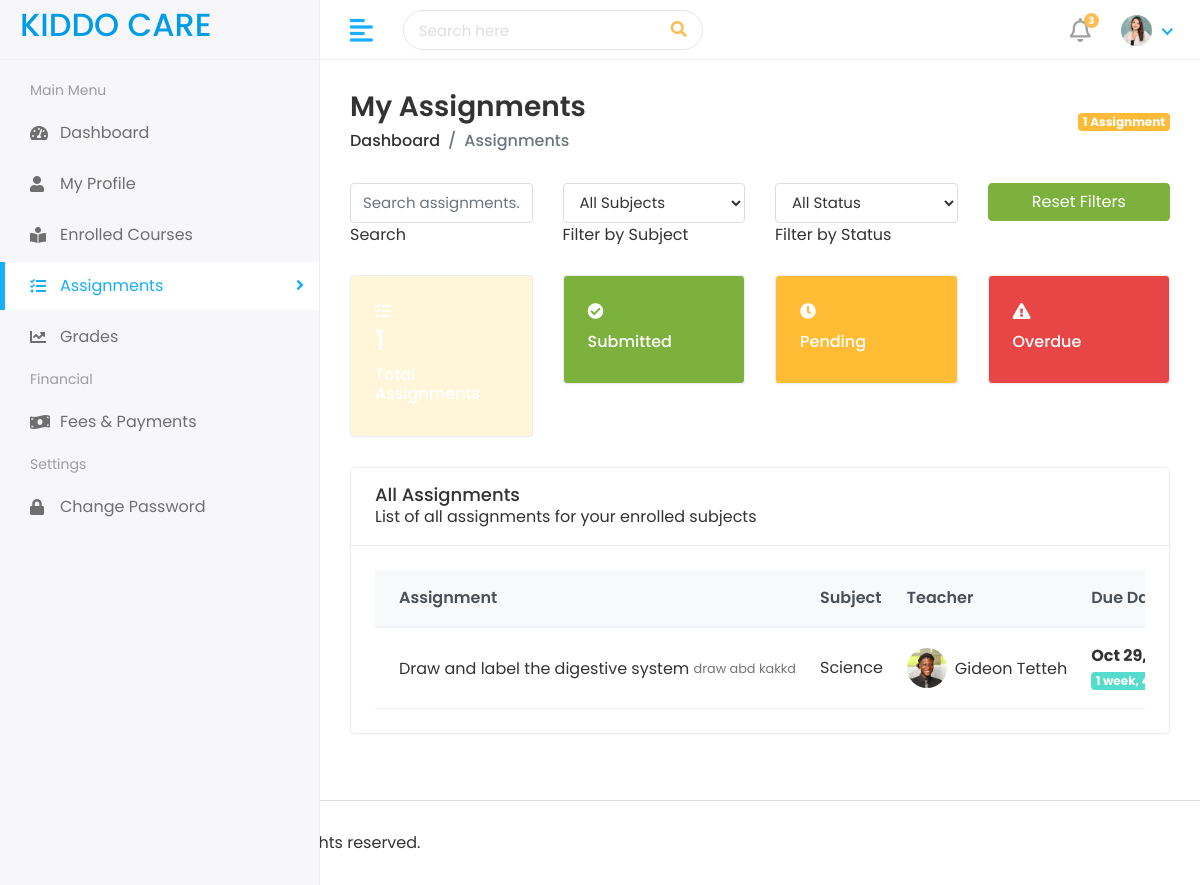
/student/assignments (signed in), run on the app's committed database.
### account/models.py (models this page shows, shortened)
class Assignment(models.Model):
    STATUS_CHOICES = [
        ("draft", "Draft"),
        ("published", "Published"),
        ("closed", "Closed"),
    ]
    id = models.UUIDField(primary_key=True, default=uuid.uuid4, editable=False)
    subject = models.ForeignKey(Subject, on_delete=models.CASCADE, related_name="assignments")
    teacher = models.ForeignKey(Teacher, on_delete=models.CASCADE, related_name="assignments")
    student_class = models.CharField(
        max_length=50,
        choices=Student.CLASS_CHOICES,
        help_text="Select the class this assignment is for"
    )
    title = models.CharField(max_length=255)
    description = models.TextField()
    instructions = models.TextField(blank=True)
    attachment = models.FileField(upload_to="assignments/", blank=True, null=True)
    due_date = models.DateField()
    total_marks = models.PositiveIntegerField(default=100)
    status = models.CharField(max_length=20, choices=STATUS_CHOICES, default="draft")
    created_at = models.DateTimeField(auto_now_add=True)
    updated_at = models.DateTimeField(auto_now=True)
    class Meta:
        verbose_name = "Assignment"
        verbose_name_plural = "Assignments"
        ordering = ["-created_at"]
    def is_overdue(self):
        return timezone.now().date() > self.due_date

class Subject(models.Model):
    CLASS_CHOICES = [
        ("CRECHE", "Creche"),
        ("NURSERY_1", "Nursery 1"),
        ("NURSERY_2", "Nursery 2"),
        ("KINDERGARTEN", "Kindergarten"),
        ("UPPER_PRIMARY_4", "Upper Primary 4"),
        ("UPPER_PRIMARY_5", "Upper Primary 5"),
        ("UPPER_PRIMARY_6", "Upper Primary 6"),
        ("JHS_1", "JHS 1"),
        ("JHS_2", "JHS 2"),
        ("JHS_3", "JHS 3"),
    ]
    id = models.UUIDField(primary_key=True, default=uuid.uuid4, editable=False)
    department = models.ForeignKey(Department, on_delete=models.CASCADE, related_name="subjects")
    teacher = models.ForeignKey(Teacher, on_delete=models.SET_NULL, null=True, blank=True, related_name="subjects")
    school = models.ForeignKey('School', on_delete=models.CASCADE, null=True)
    name = models.CharField(max_length=100)
    subject_class = models.CharField(max_length=50, choices=CLASS_CHOICES)
    created_at = models.DateTimeField(auto_now_add=True)
    updated_at = models.DateTimeField(auto_now=True)
    class Meta:
        verbose_name = "Subject"
        verbose_name_plural = "Subjects"

class Teacher(models.Model):
    EMPLOYMENT_TYPE_CHOICES = [
        ("full_time", "Full Time"),
        ("part_time", "Part Time"),
        ("contract", "Contract"),
    ]
    id = models.UUIDField(primary_key=True, default=uuid.uuid4, editable=False)
    user = models.OneToOneField(CustomUser, on_delete=models.CASCADE, related_name="teacher_profile")
    school = models.ForeignKey(School, on_delete=models.CASCADE, related_name="teachers")
    department = models.ForeignKey(Department, on_delete=models.SET_NULL, null=True, blank=True, related_name="teachers")
    qualification = models.CharField(max_length=255, blank=True)
    specialization = models.CharField(max_length=255, blank=True)
    experience_years = models.PositiveIntegerField(default=0)
    image = models.ImageField(upload_to="teacher_images/", blank=True, null=True)
    employment_type = models.CharField(max_length=20, choices=EMPLOYMENT_TYPE_CHOICES, default="full_time")
    hire_date = models.DateField(default=timezone.now)
    salary = models.DecimalField(max_digits=10, decimal_places=2, blank=True, null=True)
    bio = models.TextField(blank=True)
    is_active = models.BooleanField(default=True)
    created_at = models.DateTimeField(auto_now_add=True)
    updated_at = models.DateTimeField(auto_now=True)
    class Meta:
        verbose_name = "Teacher"
        verbose_name_plural = "Teachers"
        ordering = ["-created_at"]

class CustomUser(AbstractUser):
    ROLE_CHOICES = [
        ("admin", "Admin"),
        ("teacher", "Teacher"),
        ("student", "Student"),
        ("parent", "Parent"),
    ]
    GENDER_CHOICES = [
        ("male", "Male"),
        ("female", "Female"),
        ("other", "Other"),
    ]
    id = models.UUIDField(primary_key=True, default=uuid.uuid4, editable=False)
    role = models.CharField(max_length=20, choices=ROLE_CHOICES, default="student")
    phone_number = models.CharField(max_length=15, blank=True, null=True)
    gender = models.CharField(max_length=10, choices=GENDER_CHOICES, blank=True, null=True)
    date_of_birth = models.DateField(blank=True, null=True)
    address = models.TextField(blank=True, null=True)
    profile_picture = models.ImageField(upload_to="profile_pictures/", blank=True, null=True)
    is_active = models.BooleanField(default=True)
    created_at = models.DateTimeField(auto_now_add=True)
    updated_at = models.DateTimeField(auto_now=True)
    USERNAME_FIELD = "username"
    REQUIRED_FIELDS = ["email"]
    class Meta:
        verbose_name = "User"
        verbose_name_plural = "Users"
        ordering = ["-created_at"]

### student/views.py (the view)
# urls.py: path("assignments",views.view_all_assignment, name="list-all-assignments"),
def view_all_assignment(request):
    if not request.user.is_authenticated or request.user.role != "student":
        messages.error(request, "Access denied. Students only.")
        return redirect("account:login")
    try:
        student = request.user.student_profile
        school = student.school
        student_class = student.student_class
    except Student.DoesNotExist:
        messages.error(request, "Student profile not found.")
        return redirect("account:login")
    assignments = Assignment.objects.filter(subject__enrollments__student=student,subject__school=school,student_class=student_class,status="published").select_related('subject', 'teacher').order_by('-due_date')
    return render(request, 'student/assignments.html', {
        'assignments': assignments,
        'student': student
    })

### student/templates/student/assignments.html (shortened to what this page needs)
{% extends 'student/base.html' %}
{% load static %}
{% block content %}
<div class="page-wrapper">
    <div class="content container-fluid">
        <div class="page-header">
            <div class="row align-items-center">
                <div class="col">
                    <h3 class="page-title">My Assignments</h3>
                    <ul class="breadcrumb">
                        <li class="breadcrumb-item"><a href="{% url 'student:student-dashboard' %}">Dashboard</a></li>
                        <li class="breadcrumb-item active">Assignments</li>
                    </ul>
                </div>
                <div class="col-auto text-right float-right ml-auto">
                    <div class="student-assignment-count">
                        <span class="badge badge-primary">{{ assignments.count }} Assignment{{ assignments.count|pluralize }}</span>
                    </div>
                </div>
            </div>
        </div>
        <div class="row filter-row">
            <div class="col-sm-6 col-md-3">
                <div class="form-group form-focus">
                    <input type="text" class="form-control floating" id="searchInput" placeholder="Search assignments...">
                    <label class="focus-label">Search</label>
                </div>
            </div>
            <div class="col-sm-6 col-md-3">
                <div class="form-group form-focus">
                    <select class="form-control floating" id="subjectFilter">
                        <option value="">All Subjects</option>
                    </select>
                    <label class="focus-label">Filter by Subject</label>
                </div>
            </div>
            <div class="col-sm-6 col-md-3">
                <div class="form-group form-focus">
                    <select class="form-control floating" id="statusFilter">
                        <option value="">All Status</option>
                    </select>
                    <label class="focus-label">Filter by Status</label>
                </div>
            </div>
            <div class="col-sm-6 col-md-3">
                <a href="#" class="btn btn-success btn-block" id="resetFilters"> Reset Filters </a>
            </div>
        </div>
        <div class="row">
            <div class="col-xl-3 col-sm-6 col-12">
                <div class="card bg-primary text-white">
                    <div class="card-body">
                        <div class="dash-widget-header">
                            <span class="dash-widget-icon"><i class="fas fa-tasks"></i></span>
                            <div class="dash-widget-info">
                                <h3>{{ assignments.count }}</h3>
                                <h6 class="text-white">Total Assignments</h6>
                            </div>
                        </div>
                    </div>
                </div>
            </div>
            <div class="col-xl-3 col-sm-6 col-12">
                <div class="card bg-success text-white">
                    <div class="card-body">
                        <div class="dash-widget-header">
                            <span class="dash-widget-icon"><i class="fas fa-check-circle"></i></span>
                            <div class="dash-widget-info">
                                <h6 class="text-white">Submitted</h6>
                            </div>
                        </div>
                    </div>
                </div>
            </div>
            <div class="col-xl-3 col-sm-6 col-12">
                <div class="card bg-warning text-white">
                    <div class="card-body">
                        <div class="dash-widget-header">
                            <span class="dash-widget-icon"><i class="fas fa-clock"></i></span>
                            <div class="dash-widget-info">
                                <h6 class="text-white">Pending</h6>
                            </div>
                        </div>
                    </div>
                </div>
            </div>
            <div class="col-xl-3 col-sm-6 col-12">
                <div class="card bg-danger text-white">
                    <div class="card-body">
                        <div class="dash-widget-header">
                            <span class="dash-widget-icon"><i class="fas fa-exclamation-triangle"></i></span>
                            <div class="dash-widget-info">
                                <h6 class="text-white">Overdue</h6>
                            </div>
                        </div>
                    </div>
                </div>
            </div>
        </div>
        <div class="row">
            <div class="col-sm-12">
                <div class="card card-table">
                    <div class="card-header">
                        <h4 class="card-title">All Assignments</h4>
                        <p class="card-text">List of all assignments for your enrolled subjects</p>
                    </div>
                    <div class="card-body">
                        <div class="table-responsive">
                            {% if assignments %}
                            <table class="table table-hover table-center mb-0 datatable" id="assignmentsTable">
                                <thead class="thead-light">
                                    <tr>
                                        <th>Assignment</th>
                                        <th>Subject</th>
                                        <th>Teacher</th>
                                        <th>Due Date</th>
                                    </tr>
                                </thead>
                                <tbody>
                                    {% for assignment in assignments %}
                                    <tr class="assignment-row"
                                        data-subject="{{ assignment.subject.name }}"
                                        data-status="{% if assignment.is_overdue %}overdue{% else %}pending{% endif %}">
                                        <td>
                                            <h2 class="table-avatar">
                                                <a href="{% url 'student:assignment-detail' assignment.id %}" class="assignment-title">
                                                    {{ assignment.title }}
                                                </a>
                                            </h2>
                                            <small class="text-muted">
                                                {% if assignment.description|length > 100 %}
                                                    {{ assignment.description|slice:":100" }}...
                                                {% else %}
                                                    {{ assignment.description }}
                                                {% endif %}
                                            </small>
                                        </td>
                                        <td>{{ assignment.subject.name }}</td>
                                        <td>
                                            <h2 class="table-avatar">
                                                <a href="#" class="avatar avatar-sm mr-2">
                                                    <img class="avatar-img rounded-circle"
                                                         src="{% if assignment.teacher.user.profile_picture %}{{ assignment.teacher.user.profile_picture.url }}{% else %}{% static 'assets/img/profiles/avatar-01.jpg' %}{% endif %}"
                                                         alt="Teacher Image">
                                                </a>
                                                <a href="#">{{ assignment.teacher.user.get_full_name }}</a>
                                            </h2>
                                        </td>
                                        <td>
                                            <div class="due-date">
                                                <strong>{{ assignment.due_date|date:"M d, Y" }}</strong>
                                                {% if assignment.is_overdue %}
                                                <span class="badge badge-danger">Overdue</span>
                                                {% else %}
                                                <span class="badge badge-info">{{ assignment.due_date|timeuntil }} left</span>
                                                {% endif %}
                                            </div>
                                        </td>
                                    </tr>
                                    {% endfor %}
                                </tbody>
                            </table>
                            {% endif %}
                        </div>
                    </div>
                </div>
            </div>
        </div>
    </div>
</div>
{% endblock %}

### data on the page
Assignment: title "Draw and label the digestive system", description "draw abd kakkd", subject.name "Science", teacher.profile_picture (picture), teacher.user.get_full_name "Gideon Tetteh", due_date "Oct…", due_date "1 week,…"

### other printed values
{{ assignments.count }} "1"
